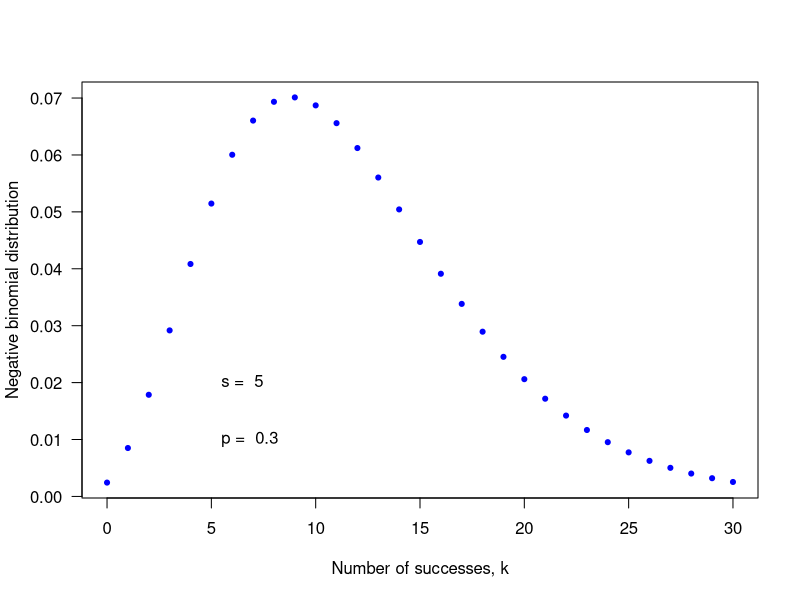

R code for this plot:
print('file: PDsPDFsNegativeBinomialPDexample.R')
# negative binomial distribution 
ka = seq(0,30)   # number of failures before sth success occurs
s = 5            # (chosen) number of successes: integer > 0 or s = 1,2,3, ...
p = 0.3          # probability of success in single Bernoulli trial
pNBD = dnbinom(ka,s,p)  # sum(pNBD)
# png('NegativeBinomial180717.png',width=16,height=12,units='cm',res=300)
plot(ka,pNBD,type='p',lwd=3,col='blue',xlab='Number of successes, k',
     ylab='Negative binomial distribution',las=1,cex=0.4)
text(5,0.02,paste('s = ',as.character(s)),col='black',pos=4)
text(5,0.01,paste('p = ',as.character(p)),col='black',pos=4)
# dev.off()
